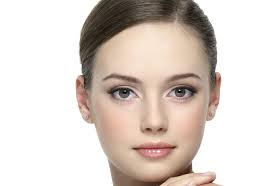
#> input picture images/download.jpg, 271 x 186 px, found by its file name
$ python using_distort_Shepards.py   (Python 2 division)   (older library calls are emulated)
#> lines starting #> are read from the running program, lines starting #| are printed output that depends on the picture; after the words box and inside, x2 and y2 are one past the last pixel; in counts of white or black regions, pixels touching at a corner belong together
import cv2
import subprocess as sb
import os

from twisted.mail.imap4 import modified_unbase64

os.system('pwd')

#sb.call(["convert","koala_ears.png","-virtual-pixel Black"," -distort Shepards", "'30,11 20,11  48,29 58,29'","koala_ear_pull.png"])

#os.system("convert koala_ears.png -virtual-pixel Black -distort Shepards '30,11 20,11  48,29 58,29'  koala_ear_pull.png ")

face_cascade = cv2.CascadeClassifier('/home/aristocrat/face-reg/opencv-2.4.11/data/haarcascades/haarcascade_frontalface_alt2.xml')
cascPath = '/home/aristocrat/face-reg/opencv-2.4.11/data/haarcascades/haarcascade_frontalface_default.xml'


eye_cascade = cv2.CascadeClassifier('/home/aristocrat/face-reg/opencv-2.4.11/data/haarcascades/haarcascade_eye.xml')
mouth_cascade = cv2.CascadeClassifier('/home/aristocrat/face-reg/opencv-2.4.11/data/haarcascades/haarcascade_smile.xml')


infile = '/home/aristocrat/IdeaProjects/Image_Processing_in_Python/images/download.jpg'
outfile = '/home/aristocrat/IdeaProjects/Image_Processing_in_Python/images/out.jpg'
img = cv2.imread(infile,1)
#> img is the input picture: shape (186, 271, 3); mean B, G, R 201.5, 208.7, 219.4


gray = cv2.cvtColor(img, cv2.COLOR_BGR2GRAY)
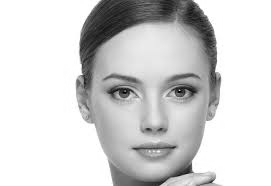
#> gray: shape (186, 271); min 0, max 255, mean 211.1
#gray = cv2.equalizeHist(gray)

faceCascade = cv2.CascadeClassifier(cascPath)
faces = faceCascade.detectMultiScale(
    gray,
    scaleFactor=1.5,
    minNeighbors=5,
    minSize=(30, 30),
    flags=cv2.cv.CV_HAAR_SCALE_IMAGE
)
#> faces = [[93, 48, 122, 122]]


#faces = face_cascade.detectMultiScale(gray, 1.3, 5)
for (x,y,w,h) in faces:
    cv2.rectangle(img,(x,y),(x+w,y+h),(255,0,0),2)
    roi_gray = gray[y:y+h, x:x+w]

    roi_color = img[y:y+h, x:x+w]
    eyes = eye_cascade.detectMultiScale(roi_gray )
    mouth = mouth_cascade.detectMultiScale(roi_gray )
    for (ex,ey,ew,eh) in eyes:
        cv2.rectangle(roi_color,(ex,ey),(ex+ew,ey+eh),(0,255,0),2)
        print "Face  : ", ex, ey, ew, eh
        eyespoint = (ex,ey,ex+ew,ey+eh)
        eyesnew = (ex+5,ey+5,ex+ew+5,ey+eh+5)
        print eyesnew
       # os.system("convert %s -virtual-pixel Black -distort Shepards '%s %s' %s " % ( infile,eyespoint,eyesnew,outfile))
    for (ex,ey,ew,eh) in mouth:
        cv2.rectangle(roi_color,(ex,ey),(ex+ew,ey+eh),(0,255,0),2)
        print "Mouth  : ", ex, ey, ew, eh
        mouthmidx = (ex + ew/2)
        mouthmidy = (ey+eh/2)
        print mouthmidx,mouthmidy
        msmix = mouthmidx+18
        msmiy = mouthmidy+18
        print eyespoint
        eyesnew = (ex,ey)
        print eyesnew
        os.system("convert  %s  -distort Shepards '%s,%s  %s,%s'   %s " % ( infile,mouthmidx,mouthmidy,msmix,msmiy,outfile))
#> this loop made 1 pass
#> (x, y, w, h, eyes, mouth) on pass 1: (93, 48, 122, 122, [[68, 23, 41, 41], [10, 25, 37, 37], [44, 69, 23, 23]], [[30, 86, 62, 31]])
#| Face  :  68 23 41 41
#| (73, 28, 114, 69)
#| Face  :  10 25 37 37
#| (15, 30, 52, 67)
#| Face  :  44 69 23 23
#| (49, 74, 72, 97)
#| Mouth  :  30 86 62 31
#| 61 101
#| (44, 69, 67, 92)
#| (30, 86)
#> pass 1, `roi_gray = gray[y:y+h, x:x+w]`:
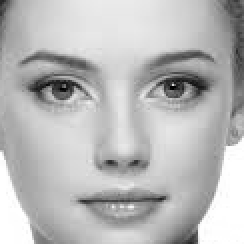
#> roi_gray: shape (122, 122) (shown 2 times larger); min 0, max 255, mean 185.2
#> pass 1, `roi_color = img[y:y+h, x:x+w]`:
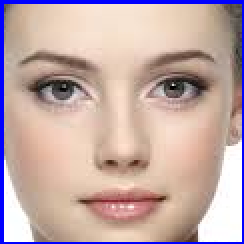
#> roi_color: shape (122, 122, 3) (shown 2 times larger); mean B, G, R 167.8, 170.3, 195.1
#> after the loop:
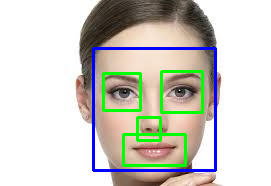
#> img: shape (186, 271, 3); 6.34% of pixels changed, all inside (x1, y1, x2, y2) = (92, 47, 217, 172)
#> after the loop:
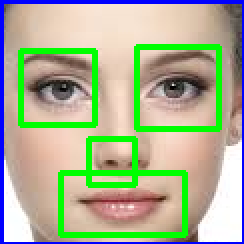
#> roi_color: shape (122, 122, 3) (shown 2 times larger); 11.66% of pixels changed, all inside (x1, y1, x2, y2) = (9, 22, 111, 119)


imge = cv2.imread(outfile,1)
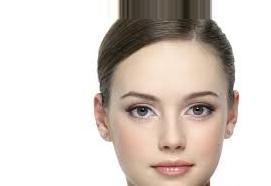
#> input picture images/out.jpg, 271 x 186 px, found by its file name
#> imge is the input picture: shape (186, 271, 3); mean B, G, R 199.7, 206.7, 216.6
cv2.imshow('Old',img)
cv2.imshow('New',imge)
cv2.waitKey(0)
cv2.destroyAllWindows()
